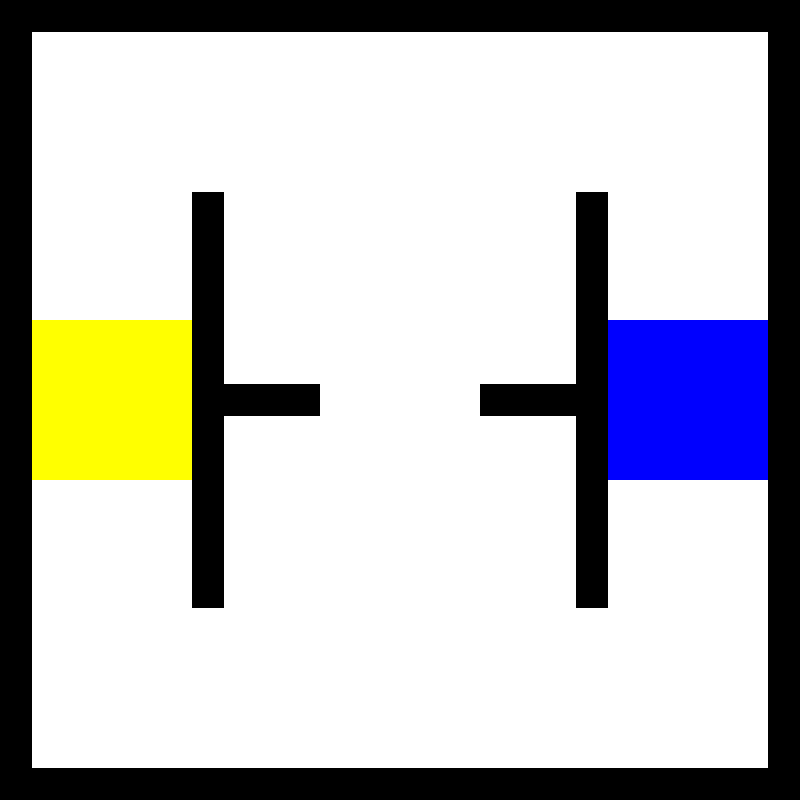

This game map was drawn from its Tiled (.tmx) file and the tilesets committed beside it. A one-line description and the trimmed map source follow:
An orthogonal 25x25 tile map with 32x32 px tiles, 1 tile layer (Capa de Patrones 1).

<map version="1.0" tiledversion="2017.07.26" orientation="orthogonal" renderorder="right-down" width="25" height="25" tilewidth="32" tileheight="32" nextobjectid="1">
 <tileset firstgid="1" source="tilesheet.tsx" />
 <layer name="Capa de Patrones 1" width="25" height="25">
  <data>[625 cells, 625 non-empty, 4 distinct tile ids]</data>
 </layer>
</map>
